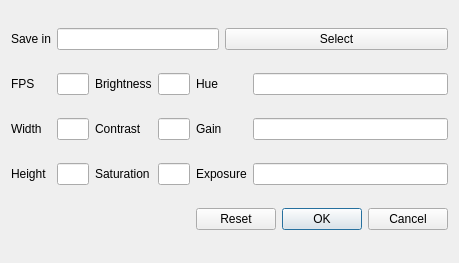
<?xml version="1.0" encoding="UTF-8"?>
<ui version="4.0">
 <class>Dialog</class>
 <widget class="QDialog" name="Dialog">
  <property name="geometry">
   <rect>
    <x>0</x>
    <y>0</y>
    <width>459</width>
    <height>263</height>
   </rect>
  </property>
  <property name="windowTitle">
   <string>Dialog</string>
  </property>
  <layout class="QGridLayout" name="gridLayout">
   <item row="1" column="4" colspan="2">
    <widget class="QLabel" name="label_8">
     <property name="text">
      <string>Hue</string>
     </property>
    </widget>
   </item>
   <item row="1" column="6">
    <widget class="QLineEdit" name="hue"/>
   </item>
   <item row="1" column="2">
    <widget class="QLabel" name="label_5">
     <property name="text">
      <string>Brightness</string>
     </property>
    </widget>
   </item>
   <item row="2" column="1">
    <widget class="QLineEdit" name="width"/>
   </item>
   <item row="2" column="2">
    <widget class="QLabel" name="label_6">
     <property name="text">
      <string>Contrast</string>
     </property>
    </widget>
   </item>
   <item row="2" column="3">
    <widget class="QLineEdit" name="contrast"/>
   </item>
   <item row="0" column="5" colspan="2">
    <widget class="QPushButton" name="pushButton">
     <property name="text">
      <string>Select</string>
     </property>
    </widget>
   </item>
   <item row="3" column="3">
    <widget class="QLineEdit" name="saturation"/>
   </item>
   <item row="3" column="4" colspan="2">
    <widget class="QLabel" name="label_10">
     <property name="text">
      <string>Exposure</string>
     </property>
    </widget>
   </item>
   <item row="3" column="6">
    <widget class="QLineEdit" name="exposure"/>
   </item>
   <item row="2" column="0">
    <widget class="QLabel" name="label_3">
     <property name="text">
      <string>Width</string>
     </property>
    </widget>
   </item>
   <item row="0" column="0">
    <widget class="QLabel" name="label">
     <property name="text">
      <string>Save in</string>
     </property>
    </widget>
   </item>
   <item row="3" column="1">
    <widget class="QLineEdit" name="height"/>
   </item>
   <item row="3" column="2">
    <widget class="QLabel" name="label_7">
     <property name="text">
      <string>Saturation</string>
     </property>
    </widget>
   </item>
   <item row="2" column="4" colspan="2">
    <widget class="QLabel" name="label_9">
     <property name="text">
      <string>Gain</string>
     </property>
    </widget>
   </item>
   <item row="2" column="6">
    <widget class="QLineEdit" name="gain"/>
   </item>
   <item row="0" column="1" colspan="4">
    <widget class="QLineEdit" name="filename"/>
   </item>
   <item row="1" column="3">
    <widget class="QLineEdit" name="brightness"/>
   </item>
   <item row="3" column="0">
    <widget class="QLabel" name="label_4">
     <property name="text">
      <string>Height</string>
     </property>
    </widget>
   </item>
   <item row="1" column="0">
    <widget class="QLabel" name="label_2">
     <property name="text">
      <string>FPS</string>
     </property>
    </widget>
   </item>
   <item row="1" column="1">
    <widget class="QLineEdit" name="fps"/>
   </item>
   <item row="4" column="4" colspan="3">
    <widget class="QDialogButtonBox" name="buttonBox">
     <property name="sizePolicy">
      <sizepolicy hsizetype="Minimum" vsizetype="Fixed">
       <horstretch>0</horstretch>
       <verstretch>0</verstretch>
      </sizepolicy>
     </property>
     <property name="orientation">
      <enum>Qt::Horizontal</enum>
     </property>
     <property name="standardButtons">
      <set>QDialogButtonBox::Cancel|QDialogButtonBox::Ok|QDialogButtonBox::Reset</set>
     </property>
    </widget>
   </item>
  </layout>
 </widget>
 <resources/>
 <connections>
  <connection>
   <sender>buttonBox</sender>
   <signal>accepted()</signal>
   <receiver>Dialog</receiver>
   <slot>accept()</slot>
   <hints>
    <hint type="sourcelabel">
     <x>248</x>
     <y>254</y>
    </hint>
    <hint type="destinationlabel">
     <x>157</x>
     <y>274</y>
    </hint>
   </hints>
  </connection>
  <connection>
   <sender>buttonBox</sender>
   <signal>rejected()</signal>
   <receiver>Dialog</receiver>
   <slot>reject()</slot>
   <hints>
    <hint type="sourcelabel">
     <x>316</x>
     <y>260</y>
    </hint>
    <hint type="destinationlabel">
     <x>286</x>
     <y>274</y>
    </hint>
   </hints>
  </connection>
 </connections>
</ui>
